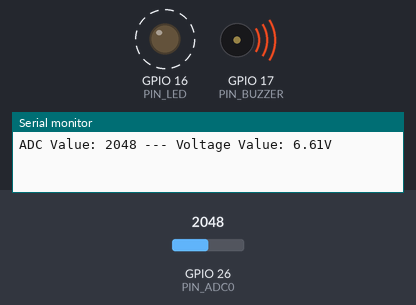
A sketch run on a simulated ESP32. Parts: output pins drawn as LEDs (lit = HIGH), buzzer (waves = sounding, pin HIGH), the last lines printed to the serial monitor. Dashed ring = blinking. Inputs (shaded band) come from the test bench; at power-on: GPIO 26 (PIN_ADC0) = 2048.

Above: at 2.3 s.
2.4 s: GPIO 26 (PIN_ADC0) set to 523
5.9 s: GPIO 26 (PIN_ADC0) set to 479
At 7.1 s:
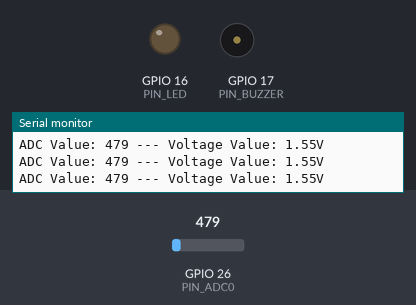
Timing chart, 0 to 8.9 s (numbered marks = the images above; inputs shaded):
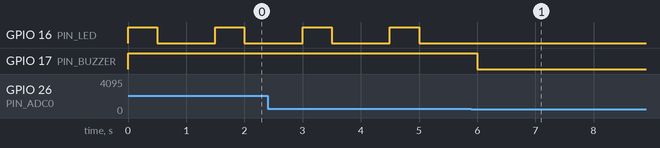

Measured:
- the behaviour switches between 500 and 499 on GPIO 26 (PIN_ADC0) (found by bisection; images 0 and 1)
- after the input at 5.9 s, GPIO 16 (PIN_LED): stops changing and stays LOW; GPIO 17 (PIN_BUZZER): HIGH → LOW after 0.10 s
- by itself, GPIO 16 (PIN_LED): alternates HIGH for 0.50 s and LOW for 1.0 s

The sketch:

p23_flame_alarm.ino
```cpp
//**********************************************************************************
/*
 * Filename    : Flame Alarm
 * Description : Controlling the buzzer and LED by flame sensor.
 * Auther      : http//www.keyestudio.com
*/
#define PIN_ADC0      26  //the pin of the flame sensor
#define PIN_LED       16  // the pin of the LED
#define PIN_BUZZER    17  // the pin of the buzzer

void setup() {
  pinMode(PIN_LED, OUTPUT);
  pinMode(PIN_BUZZER, OUTPUT);
  pinMode(PIN_ADC0, INPUT);

  Serial.begin(115200);
}

void loop() {
  int adcVal = analogRead(PIN_ADC0); //read the ADC value of flame sensor
  if (adcVal >= 500) {
    digitalWrite (PIN_BUZZER, HIGH); //turn on buzzer
    digitalWrite(PIN_LED, HIGH); // turn on LED
    delay(500); // wait a second.
    digitalWrite(PIN_LED, LOW); // turn off LED
    delay(500); // wait a second
  }
  else
  {
    digitalWrite(PIN_LED, LOW);  //turn off LED
    digitalWrite (PIN_BUZZER, LOW); //turn off buzzer
  }

  double voltage = adcVal / 1023.0 * 3.3;
  Serial.println("ADC Value: " + String(adcVal) + " --- Voltage Value: " + String(voltage) + "V");
  delay(500);

}
//**********************************************************************************
```
